Frame 1 (no input): blank canvas, image omitted
Frame 60 (no input): blank canvas, image omitted
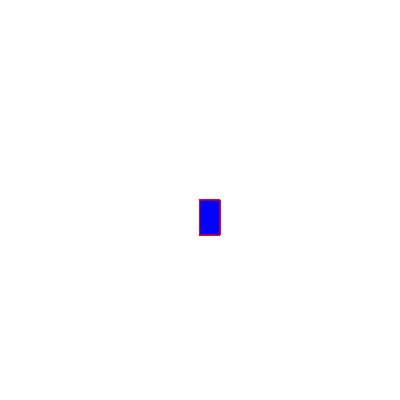
Frame 120 (the mouse pressed at the canvas centre since frame 60)

The p5.js sketch whose frames 1 and 60 were blank and that drew this single picture after the mouse press (run headless with seeded random() and noise() and a simulated clock; from frame 60 on, the mouse is pressed at the canvas centre):

// p5.js sketch
// ── sketch.js
function setup() {
    createCanvas(400, 400);
    background("white")
  }
  
  function draw() {
    stroke("red");
    fill("blue");
    
    
    if (mouseIsPressed) {
      rect(mouseX, mouseY, 20, 35);
    }
  }  
